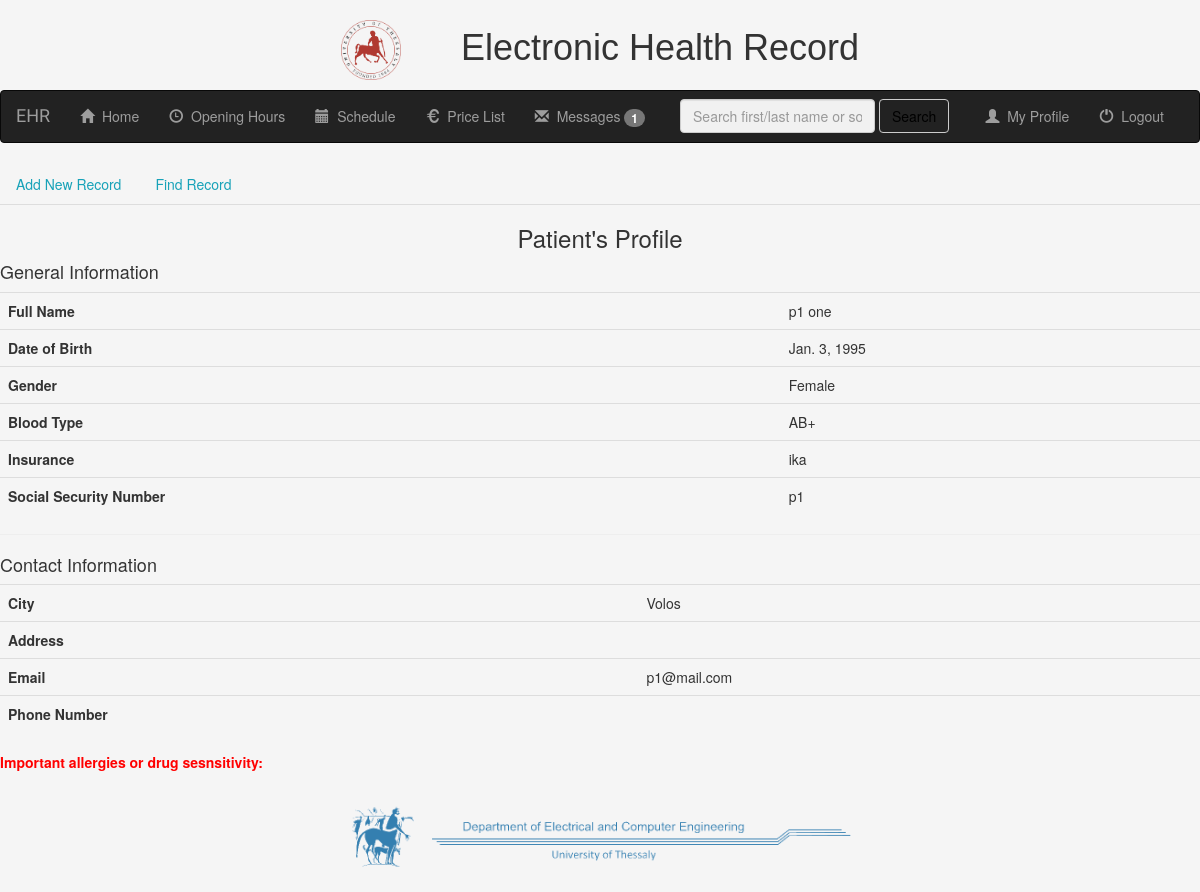
Screenshot of /mr/patient_details/1/ (signed in) with the database file from the repository.
### mr/models.py (models this page shows, shortened)
class PatientProfile(models.Model):
    user = models.OneToOneField(User, on_delete=models.CASCADE)
    birthday = models.DateField(null=True)
    social_security_number = models.CharField(max_length=11, unique=True)
    gender = (
        ('Male', 'Male'),
        ('Female', 'Female')
    )
    sex = models.CharField(max_length=6, choices=gender, default='Male')
    insurance = models.CharField(max_length=100, blank=True)
    blood_type = (
        ('Ο-', 'Ο-'),
        ('Ο+', 'Ο+'),
        ('Α-', 'Α-'),
        ('Α+', 'Α+'),
        ('Β-', 'Β-'),
        ('Β+', 'Β+'),
        ('ΑΒ-', 'ΑΒ-'),
        ('ΑΒ+', 'ΑΒ+'),
    )
    blood = models.CharField(max_length=3, choices=blood_type, default='')
    city = models.CharField(max_length=50, blank=True)
    address = models.CharField(max_length=50, blank=True)
    phone = models.CharField(max_length=12, blank=True)
    important_notes = models.TextField(default='')

### mr/views.py (the view)
# urls.py: path('patient_details/<int:pk>/', views.patient_details.as_view(), name='patient_details'),
class patient_details(generic.DetailView):
    model = PatientProfile
    template_name = 'mr/patient_details.html'
    def get_context_data(self, **kwargs):
        context = super(patient_details, self).get_context_data(**kwargs)
        self.request.session['p_id'] = self.kwargs['pk']
        context['p_id'] = self.request.session['p_id']
        context['received_messages'] = Message.objects.filter(receiver=self.request.user, was_read=False)
        return context

### mr/templates/mr/patient_details.html (shortened to what this page needs)
{% extends 'mr/base.html' %}
{% block body_block %}
    {% if user.is_authenticated %}
        <ul class="nav nav-tabs">
            <li class="nav-item dropdown">
                <a class="nav-link dropdown-toggle" href="{% url 'mr:patient_details' patientprofile.id %}" role="button"
                    data-toggle="dropdown" aria-haspopup="true" aria-expanded="false">
                    Add New Record
                </a>
            </li>
            <li class="nav-item dropdown">
                <a class="nav-link dropdown-toggle" href="{% url 'mr:patient_details' patientprofile.id %}" role="button"
                    data-toggle="dropdown" aria-haspopup="true" aria-expanded="false">
                    Find Record
                </a>
            </li>
        </ul>
        <h3 class="text-center">Patient's Profile</h3>
        <h4>General Information</h4>
        <table class="table">
            <tr>
                <th>Full Name</th>
                <td>{{ patientprofile.user.get_full_name }}</td>
            </tr>
            <tr>
                <th>Date of Birth</th>
                <td>{{ patientprofile.birthday }}</td>
            </tr>
            <tr>
                <th>Gender</th>
                <td>{{ patientprofile.sex }}</td>
            </tr>
            <tr>
                <th>Blood Type</th>
                <td>{{ patientprofile.blood }}</td>
            </tr>
            <tr>
                <th>Insurance</th>
                <td>{{ patientprofile.insurance }}</td>
            </tr>
            <tr>
                <th>Social Security Number</th>
                <td>{{ patientprofile.social_security_number }}</td>
            </tr>
        </table>
        <hr>
        <h4>Contact Information</h4>
        <table class="table">
            <tr>
                <th>City</th>
                <td>{{ patientprofile.city }}</td>
            </tr>
            <tr>
                <th>Address</th>
                <td>{{ patientprofile.address }}</td>
            </tr>
            <tr>
                <th>Email</th>
                <td>{{ patientprofile.user.email }}</td>
            </tr>
            <tr>
                <th>Phone Number</th>
                <td>{{ patientprofile.phone }}</td>
            </tr>
        </table>
        <p><strong style="color: red">Important allergies or drug sesnsitivity:</strong> {{ patientprofile.important_notes }} </p>
    {% endif %}
{% endblock %}

### mr/static/mr/css/style.css (style rules this page uses)
body { background-color: whitesmoke; height: 90%; margin-bottom: 10%; }
ul { height: 100%; padding: 0px 5px 0px 20px; }
a { color: #17a2b8; }

### rows the page displays
PatientProfile: user.get_full_name "p1 one", birthday "Jan. 3, 1995", sex "Female", blood "ΑΒ+", insurance "ika", social_security_number "p1", city "Volos", user.email "p1@mail.com"

### other values shown
{{ received_messages.count }} "1"
